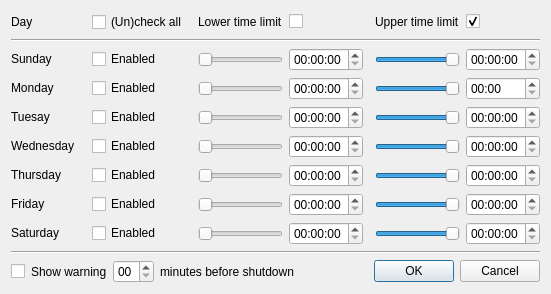
      <widget class="QWidget" name="stackedWidget_limits">
       <layout class="QVBoxLayout" name="verticalLayout">
        <item>
         <layout class="QGridLayout" name="gridLayout">
          <item row="3" column="1">
           <widget class="QCheckBox" name="mondayCheckBox">
            <property name="sizePolicy">
             <sizepolicy hsizetype="Fixed" vsizetype="Fixed">
              <horstretch>0</horstretch>
              <verstretch>0</verstretch>
             </sizepolicy>
            </property>
            <property name="minimumSize">
             <size>
              <width>100</width>
              <height>22</height>
             </size>
            </property>
            <property name="maximumSize">
             <size>
              <width>100</width>
              <height>22</height>
             </size>
            </property>
            <property name="text">
             <string>Enabled</string>
            </property>
            <property name="tristate">
             <bool>false</bool>
            </property>
           </widget>
          </item>
          <item row="7" column="3">
           <widget class="QTimeEdit" name="fridayLowerLimitEdit"/>
          </item>
          <item row="6" column="5">
           <widget class="QSlider" name="thursdayUpperLimitSlider">
            <property name="maximum">
             <number>1439</number>
            </property>
            <property name="pageStep">
             <number>60</number>
            </property>
            <property name="sliderPosition">
             <number>1439</number>
            </property>
            <property name="orientation">
             <enum>Qt::Horizontal</enum>
            </property>
           </widget>
          </item>
          <item row="8" column="2">
           <widget class="QSlider" name="saturdayLowerLimitSlider">
            <property name="maximum">
             <number>1439</number>
            </property>
            <property name="pageStep">
             <number>60</number>
            </property>
            <property name="orientation">
             <enum>Qt::Horizontal</enum>
            </property>
           </widget>
          </item>
          <item row="0" column="3">
           <widget class="QCheckBox" name="lowerLimitsCheckBox">
            <property name="text">
             <string/>
            </property>
           </widget>
          </item>
          <item row="7" column="5">
           <widget class="QSlider" name="fridayUpperLimitSlider">
            <property name="maximum">
             <number>1439</number>
            </property>
            <property name="pageStep">
             <number>60</number>
            </property>
            <property name="sliderPosition">
             <number>1439</number>
            </property>
            <property name="orientation">
             <enum>Qt::Horizontal</enum>
            </property>
           </widget>
          </item>
          <item row="6" column="0">
           <widget class="QLabel" name="thursdayLabel">
            <property name="sizePolicy">
             <sizepolicy hsizetype="Fixed" vsizetype="Fixed">
              <horstretch>0</horstretch>
              <verstretch>0</verstretch>
             </sizepolicy>
            </property>
            <property name="minimumSize">
             <size>
              <width>75</width>
              <height>22</height>
             </size>
            </property>
            <property name="maximumSize">
             <size>
              <width>75</width>
              <height>22</height>
             </size>
            </property>
            <property name="text">
             <string>Thursday</string>
            </property>
           </widget>
          </item>
          <item row="5" column="5">
           <widget class="QSlider" name="wednesdayUpperLimitSlider">
            <property name="maximum">
             <number>1439</number>
            </property>
            <property name="pageStep">
             <number>60</number>
            </property>
            <property name="sliderPosition">
             <number>1439</number>
            </property>
            <property name="orientation">
             <enum>Qt::Horizontal</enum>
            </property>
           </widget>
          </item>
          <item row="8" column="6">
           <widget class="QTimeEdit" name="saturdayUpperLimitEdit"/>
          </item>
          <item row="8" column="5">
           <widget class="QSlider" name="saturdayUpperLimitSlider">
            <property name="maximum">
             <number>1439</number>
            </property>
            <property name="pageStep">
             <number>60</number>
            </property>
            <property name="sliderPosition">
             <number>1439</number>
            </property>
            <property name="orientation">
             <enum>Qt::Horizontal</enum>
            </property>
           </widget>
          </item>
          <item row="4" column="2">
           <widget class="QSlider" name="tuesdayLowerLimitSlider">
            <property name="maximum">
             <number>1439</number>
            </property>
            <property name="pageStep">
             <number>60</number>
            </property>
            <property name="orientation">
             <enum>Qt::Horizontal</enum>
            </property>
           </widget>
          </item>
          <item row="8" column="3">
           <widget class="QTimeEdit" name="saturdayLowerLimitEdit"/>
          </item>
          <item row="6" column="1">
           <widget class="QCheckBox" name="thursdayCheckBox">
            <property name="sizePolicy">
             <sizepolicy hsizetype="Fixed" vsizetype="Fixed">
              <horstretch>0</horstretch>
              <verstretch>0</verstretch>
             </sizepolicy>
            </property>
            <property name="minimumSize">
             <size>
              <width>100</width>
              <height>22</height>
             </size>
            </property>
            <property name="maximumSize">
             <size>
              <width>100</width>
              <height>22</height>
             </size>
            </property>
            <property name="text">
             <string>Enabled</string>
            </property>
           </widget>
          </item>
          <item row="0" column="2">
           <widget class="QLabel" name="lowerTimeLimitHeaderLabel">
            <property name="text">
             <string>Lower time limit</string>
            </property>
           </widget>
          </item>
          <item row="0" column="5">
           <widget class="QLabel" name="upperTimeLimitHeaderLabel">
            <property name="text">
             <string>Upper time limit</string>
            </property>
           </widget>
          </item>
          <item row="3" column="0">
           <widget class="QLabel" name="mondayLabel">
            <property name="sizePolicy">
             <sizepolicy hsizetype="Fixed" vsizetype="Fixed">
              <horstretch>0</horstretch>
              <verstretch>0</verstretch>
             </sizepolicy>
            </property>
            <property name="minimumSize">
             <size>
              <width>75</width>
              <height>22</height>
             </size>
            </property>
            <property name="maximumSize">
             <size>
              <width>75</width>
              <height>22</height>
             </size>
            </property>
            <property name="text">
             <string>Monday</string>
            </property>
           </widget>
          </item>
          <item row="5" column="3">
           <widget class="QTimeEdit" name="wednesdayLowerLimitEdit"/>
          </item>
          <item row="5" column="0">
           <widget class="QLabel" name="wednesdayLabel">
            <property name="sizePolicy">
             <sizepolicy hsizetype="Fixed" vsizetype="Fixed">
              <horstretch>0</horstretch>
              <verstretch>0</verstretch>
             </sizepolicy>
            </property>
            <property name="minimumSize">
             <size>
              <width>75</width>
              <height>22</height>
             </size>
            </property>
            <property name="maximumSize">
             <size>
              <width>75</width>
              <height>22</height>
             </size>
            </property>
            <property name="text">
             <string>Wednesday</string>
            </property>
           </widget>
          </item>
          <item row="5" column="6">
           <widget class="QTimeEdit" name="wednesdayUpperLimitEdit"/>
          </item>
          <item row="3" column="5">
           <widget class="QSlider" name="mondayUpperLimitSlider">
            <property name="maximum">
             <number>1439</number>
            </property>
            <property name="pageStep">
             <number>60</number>
            </property>
            <property name="sliderPosition">
             <number>1439</number>
            </property>
            <property name="orientation">
             <enum>Qt::Horizontal</enum>
            </property>
           </widget>
          </item>
          <item row="8" column="0">
           <widget class="QLabel" name="saturdayLabel">
            <property name="sizePolicy">
             <sizepolicy hsizetype="Fixed" vsizetype="Fixed">
              <horstretch>0</horstretch>
              <verstretch>0</verstretch>
             </sizepolicy>
            </property>
            <property name="minimumSize">
             <size>
              <width>75</width>
              <height>22</height>
             </size>
            </property>
            <property name="maximumSize">
             <size>
              <width>75</width>
              <height>22</height>
             </size>
            </property>
            <property name="text">
             <string>Saturday</string>
            </property>
           </widget>
          </item>
          <item row="4" column="1">
           <widget class="QCheckBox" name="tuesdayCheckBox">
            <property name="sizePolicy">
             <sizepolicy hsizetype="Fixed" vsizetype="Fixed">
              <horstretch>0</horstretch>
              <verstretch>0</verstretch>
             </sizepolicy>
            </property>
            <property name="minimumSize">
             <size>
              <width>100</width>
              <height>22</height>
             </size>
            </property>
            <property name="maximumSize">
             <size>
              <width>100</width>
              <height>22</height>
             </size>
            </property>
            <property name="text">
             <string>Enabled</string>
            </property>
           </widget>
          </item>
          <item row="6" column="6">
           <widget class="QTimeEdit" name="thursdayUpperLimitEdit"/>
          </item>
          <item row="0" column="1">
           <widget class="QCheckBox" name="allHeaderCheckBox">
            <property name="sizePolicy">
             <sizepolicy hsizetype="Fixed" vsizetype="Fixed">
              <horstretch>0</horstretch>
              <verstretch>0</verstretch>
             </sizepolicy>
            </property>
            <property name="minimumSize">
             <size>
              <width>100</width>
              <height>22</height>
             </size>
            </property>
            <property name="maximumSize">
             <size>
              <width>100</width>
              <height>22</height>
             </size>
            </property>
            <property name="text">
             <string>(Un)check all</string>
            </property>
            <property name="tristate">
             <bool>true</bool>
            </property>
           </widget>
          </item>
          <item row="4" column="0">
           <widget class="QLabel" name="tuesdayLabel">
            <property name="sizePolicy">
             <sizepolicy hsizetype="Fixed" vsizetype="Fixed">
              <horstretch>0</horstretch>
              <verstretch>0</verstretch>
             </sizepolicy>
            </property>
            <property name="minimumSize">
             <size>
              <width>75</width>
              <height>22</height>
             </size>
            </property>
            <property name="maximumSize">
             <size>
              <width>75</width>
              <height>22</height>
             </size>
            </property>
            <property name="text">
             <string>Tuesay</string>
            </property>
           </widget>
          </item>
          <item row="8" column="1">
           <widget class="QCheckBox" name="saturdayCheckBox">
            <property name="sizePolicy">
             <sizepolicy hsizetype="Fixed" vsizetype="Fixed">
              <horstretch>0</horstretch>
              <verstretch>0</verstretch>
             </sizepolicy>
            </property>
            <property name="minimumSize">
             <size>
              <width>100</width>
              <height>22</height>
             </size>
            </property>
            <property name="maximumSize">
             <size>
              <width>100</width>
              <height>22</height>
             </size>
            </property>
            <property name="text">
             <string>Enabled</string>
            </property>
           </widget>
          </item>
          <item row="3" column="6">
           <widget class="QTimeEdit" name="mondayUpperLimitEdit">
            <property name="displayFormat">
             <string>HH:mm</string>
            </property>
           </widget>
          </item>
          <item row="0" column="0">
           <widget class="QLabel" name="dayHeaderLabel">
            <property name="sizePolicy">
             <sizepolicy hsizetype="Fixed" vsizetype="Fixed">
              <horstretch>0</horstretch>
              <verstretch>0</verstretch>
             </sizepolicy>
            </property>
            <property name="minimumSize">
             <size>
              <width>75</width>
              <height>22</height>
             </size>
            </property>
            <property name="maximumSize">
             <size>
              <width>75</width>
              <height>22</height>
             </size>
            </property>
            <property name="text">
             <string>Day</string>
            </property>
           </widget>
          </item>
          <item row="4" column="3">
           <widget class="QTimeEdit" name="tuesdayLowerLimitEdit"/>
          </item>
          <item row="7" column="2">
           <widget class="QSlider" name="fridayLowerLimitSlider">
            <property name="maximum">
             <number>1439</number>
            </property>
            <property name="pageStep">
             <number>60</number>
            </property>
            <property name="orientation">
             <enum>Qt::Horizontal</enum>
            </property>
           </widget>
          </item>
          <item row="5" column="2">
           <widget class="QSlider" name="wednesdayLowerLimitSlider">
            <property name="maximum">
             <number>1439</number>
            </property>
            <property name="pageStep">
             <number>60</number>
            </property>
            <property name="orientation">
             <enum>Qt::Horizontal</enum>
            </property>
           </widget>
          </item>
          <item row="5" column="1">
           <widget class="QCheckBox" name="wednesdayCheckBox">
            <property name="sizePolicy">
             <sizepolicy hsizetype="Fixed" vsizetype="Fixed">
              <horstretch>0</horstretch>
              <verstretch>0</verstretch>
             </sizepolicy>
            </property>
            <property name="minimumSize">
             <size>
              <width>100</width>
              <height>22</height>
             </size>
            </property>
            <property name="maximumSize">
             <size>
              <width>100</width>
              <height>22</height>
             </size>
            </property>
            <property name="text">
             <string>Enabled</string>
            </property>
           </widget>
          </item>
          <item row="4" column="5">
           <widget class="QSlider" name="tuesdayUpperLimitSlider">
            <property name="maximum">
             <number>1439</number>
            </property>
            <property name="pageStep">
             <number>60</number>
            </property>
            <property name="sliderPosition">
             <number>1439</number>
            </property>
            <property name="orientation">
             <enum>Qt::Horizontal</enum>
            </property>
           </widget>
          </item>
          <item row="3" column="3">
           <widget class="QTimeEdit" name="mondayLowerLimitEdit">
            <property name="frame">
             <bool>true</bool>
            </property>
            <property name="buttonSymbols">
             <enum>QAbstractSpinBox::UpDownArrows</enum>
            </property>
           </widget>
          </item>
          <item row="7" column="6">
           <widget class="QTimeEdit" name="fridayUpperLimitEdit"/>
          </item>
          <item row="6" column="2">
           <widget class="QSlider" name="thursdayLowerLimitSlider">
            <property name="maximum">
             <number>1439</number>
            </property>
            <property name="pageStep">
             <number>60</number>
            </property>
            <property name="orientation">
             <enum>Qt::Horizontal</enum>
            </property>
           </widget>
          </item>
          <item row="6" column="3">
           <widget class="QTimeEdit" name="thursdayLowerLimitEdit"/>
          </item>
          <item row="4" column="6">
           <widget class="QTimeEdit" name="tuesdayUpperLimitEdit"/>
          </item>
          <item row="0" column="6">
           <widget class="QCheckBox" name="upperLimitsCheckBox">
            <property name="text">
             <string/>
            </property>
            <property name="checked">
             <bool>true</bool>
            </property>
           </widget>
          </item>
          <item row="1" column="0" colspan="7">
           <widget class="Line" name="line">
            <property name="orientation">
             <enum>Qt::Horizontal</enum>
            </property>
           </widget>
          </item>
          <item row="3" column="2">
           <widget class="QSlider" name="mondayLowerLimitSlider">
            <property name="styleSheet">
             <string notr="true"/>
            </property>
            <property name="maximum">
             <number>1439</number>
            </property>
            <property name="pageStep">
             <number>60</number>
            </property>
            <property name="orientation">
             <enum>Qt::Horizontal</enum>
            </property>
            <property name="invertedAppearance">
             <bool>false</bool>
            </property>
            <property name="invertedControls">
             <bool>false</bool>
            </property>
            <property name="tickPosition">
             <enum>QSlider::NoTicks</enum>
            </property>
            <property name="tickInterval">
             <number>60</number>
            </property>
           </widget>
          </item>
          <item row="7" column="0">
           <widget class="QLabel" name="fridayLabel">
            <property name="sizePolicy">
             <sizepolicy hsizetype="Fixed" vsizetype="Fixed">
              <horstretch>0</horstretch>
              <verstretch>0</verstretch>
             </sizepolicy>
            </property>
            <property name="minimumSize">
             <size>
              <width>75</width>
              <height>22</height>
             </size>
            </property>
            <property name="maximumSize">
             <size>
              <width>75</width>
              <height>22</height>
             </size>
            </property>
            <property name="text">
             <string>Friday</string>
            </property>
           </widget>
          </item>
          <item row="7" column="1">
           <widget class="QCheckBox" name="fridayCheckBox">
            <property name="sizePolicy">
             <sizepolicy hsizetype="Fixed" vsizetype="Fixed">
              <horstretch>0</horstretch>
              <verstretch>0</verstretch>
             </sizepolicy>
            </property>
            <property name="minimumSize">
             <size>
              <width>100</width>
              <height>22</height>
             </size>
            </property>
            <property name="maximumSize">
             <size>
              <width>100</width>
              <height>22</height>
             </size>
            </property>
            <property name="text">
             <string>Enabled</string>
            </property>
           </widget>
          </item>
          <item row="2" column="2">
           <widget class="QSlider" name="sundayLowerLimitSlider">
            <property name="maximum">
             <number>1439</number>
            </property>
            <property name="pageStep">
             <number>60</number>
            </property>
            <property name="orientation">
             <enum>Qt::Horizontal</enum>
            </property>
           </widget>
          </item>
          <item row="2" column="3">
           <widget class="QTimeEdit" name="sundayLowerLimitEdit"/>
          </item>
          <item row="2" column="5">
           <widget class="QSlider" name="sundayUpperLimitSlider">
            <property name="maximum">
             <number>1439</number>
            </property>
            <property name="pageStep">
             <number>60</number>
            </property>
            <property name="sliderPosition">
             <number>1439</number>
            </property>
            <property name="orientation">
             <enum>Qt::Horizontal</enum>
            </property>
            <property name="invertedAppearance">
             <bool>false</bool>
            </property>
           </widget>
          </item>
          <item row="2" column="6">
           <widget class="QTimeEdit" name="sundayUpperLimitEdit"/>
          </item>
          <item row="2" column="1">
           <widget class="QCheckBox" name="sundayCheckBox">
            <property name="sizePolicy">
             <sizepolicy hsizetype="Fixed" vsizetype="Fixed">
              <horstretch>0</horstretch>
              <verstretch>0</verstretch>
             </sizepolicy>
            </property>
            <property name="minimumSize">
             <size>
              <width>100</width>
              <height>22</height>
             </size>
            </property>
            <property name="maximumSize">
             <size>
              <width>100</width>
              <height>22</height>
             </size>
            </property>
            <property name="text">
             <string>Enabled</string>
            </property>
           </widget>
          </item>
          <item row="2" column="0">
           <widget class="QLabel" name="sundayLabel">
            <property name="sizePolicy">
             <sizepolicy hsizetype="Fixed" vsizetype="Fixed">
              <horstretch>0</horstretch>
              <verstretch>0</verstretch>
             </sizepolicy>
            </property>
            <property name="minimumSize">
             <size>
              <width>75</width>
              <height>22</height>
             </size>
            </property>
            <property name="maximumSize">
             <size>
              <width>75</width>
              <height>22</height>
             </size>
            </property>
            <property name="text">
             <string>Sunday</string>
            </property>
           </widget>
          </item>
         </layout>
        </item>
        <item>
         <widget class="Line" name="line_2">
          <property name="orientation">
           <enum>Qt::Horizontal</enum>
          </property>
         </widget>
        </item>
        <item>
         <layout class="QHBoxLayout" name="horizontalLayout_5">
          <property name="spacing">
           <number>6</number>
          </property>
          <property name="leftMargin">
           <number>0</number>
          </property>
          <property name="topMargin">
           <number>0</number>
          </property>
          <property name="rightMargin">
           <number>0</number>
          </property>
          <property name="bottomMargin">
           <number>0</number>
          </property>
          <item>
           <widget class="QCheckBox" name="warningCheckBox">
            <property name="text">
             <string/>
            </property>
           </widget>
          </item>
          <item>
           <widget class="QLabel" name="warningLabel_1">
            <property name="text">
             <string>Show warning</string>
            </property>
           </widget>
          </item>
          <item>
           <widget class="QTimeEdit" name="warningTimeEdit">
            <property name="currentSection">
             <enum>QDateTimeEdit::MinuteSection</enum>
            </property>
            <property name="displayFormat">
             <string>mm</string>
            </property>
            <property name="calendarPopup">
             <bool>false</bool>
            </property>
           </widget>
          </item>
          <item>
           <widget class="QLabel" name="warningLabel_2">
            <property name="text">
             <string>minutes before shutdown</string>
            </property>
           </widget>
          </item>
          <item>
           <spacer name="horizontalSpacer_2">
            <property name="orientation">
             <enum>Qt::Horizontal</enum>
            </property>
            <property name="sizeHint" stdset="0">
             <size>
              <width>40</width>
              <height>20</height>
             </size>
            </property>
           </spacer>
          </item>
          <item>
           <widget class="QDialogButtonBox" name="limitsButtonBox">
            <property name="minimumSize">
             <size>
              <width>175</width>
              <height>0</height>
             </size>
            </property>
            <property name="maximumSize">
             <size>
              <width>175</width>
              <height>16777215</height>
             </size>
            </property>
            <property name="standardButtons">
             <set>QDialogButtonBox::Cancel|QDialogButtonBox::Ok</set>
            </property>
           </widget>
          </item>
         </layout>
        </item>
       </layout>
      </widget>
